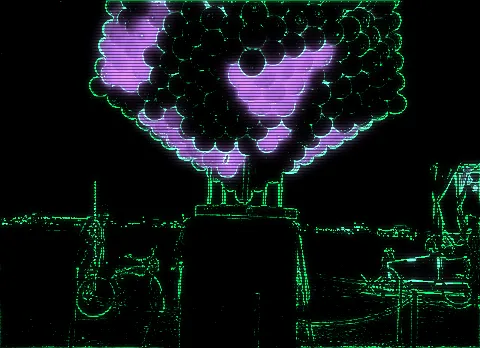
#> input picture app/src/main/assets/art/a2IVI000002WqK52AK.webp, 480 x 348 px
$ python -i prerender_art.py   (imports and definitions only)
#> lines starting #> are read from the running program, lines starting #| are printed output that depends on the picture
#!/usr/bin/env python3
"""Pre-render every BM art thumbnail into the Zodiac phosphor treatment.

Run this **before the event, while there is internet**. It fetches the art feed,
downloads each thumbnail, applies the "D3" treatment (vector edges, purple where
the piece is lit, CRT scanlines) and writes the result into the APK's assets.

Why bake it in rather than style at draw time:

* ``RuntimeShader`` is API 33+ and the passenger Fires are API 28, so a
  real-time effect was never available on the hardware this is for.
* The playa has no reliable internet. An asset in the APK cannot fail to load,
  need a cache, or arrive half-downloaded at the moment someone looks at it.
* The treatment can then cost whatever it likes — this runs once on a laptop,
  not sixty times a second on a tablet.

The trade is that changing the look means re-running this and shipping a new
APK. That is the right way round: the images essentially never change, and the
tablets must work with no network at all.

    python3 tools/prerender_art.py --key $BM_API_KEY --year 2026

Output: ``app/src/main/assets/art/<uid>.webp``, plus ``index.json`` listing what
was rendered and what was skipped, so a missing image is explainable later.
"""

from __future__ import annotations

import argparse
import json
import os
import sys
import urllib.request

import numpy as np
from PIL import Image, ImageFilter

GREEN = np.array([0x00, 0xFF, 0x66], float)
PURPLE = np.array([0xC7, 0x7D, 0xFF], float)
DIM = np.array([0x2C, 0x8A, 0x4A], float)

OUT_W, OUT_H = 480, 348

# WebP, not PNG. The treatment is glow gradients over black, which PNG stores
# badly — 179 KB a piece, ~61 MB for the feed. WebP q80 holds the thin bright
# lines essentially indistinguishably at a third of that (measured against
# lossless side by side before choosing).
WEBP_QUALITY = 80

# A scanned line drawing is near-white and has no colour at all. This is the one
# document shape that separates cleanly from photographs — measured across the
# 2026 feed, everything else (spec sheets, renders) overlaps real photos on both
# luma and saturation, so no wider rule is honest. Selfies and crowds are
# deliberately NOT filtered: the treatment renders people as hollow wireframe
# figures, which is exactly how the DRIVER HUD draws them.
CAD_MEDIAN_LUMA = 0.97
CAD_SATURATION = 0.02


# [17 lines left out: functions fetch_json, cover, stats, not called in this run]


def normalised_luma(im: Image.Image) -> np.ndarray:
    a = np.asarray(im, float) / 255.0
    y = 0.2126 * a[..., 0] + 0.7152 * a[..., 1] + 0.0722 * a[..., 2]
    # A bright-background shot has to become glow-on-black: the cockpit is
    # black, and a white slab breaks the aesthetic instantly.
    if np.median(y) > 0.5:
        y = 1.0 - y
    lo, hi = np.percentile(y, 2), np.percentile(y, 98)
    return np.clip((y - lo) / max(hi - lo, 1e-6), 0, 1)


def treat(im: Image.Image) -> Image.Image:
    """D3: green vector edges, purple where the piece is actually lit, scanlines."""
    y = normalised_luma(im)
    smoothed = Image.fromarray((y * 255).astype(np.uint8)).filter(ImageFilter.SMOOTH_MORE)
    edges = np.clip((np.asarray(smoothed.filter(ImageFilter.FIND_EDGES), float) / 255.0 - 0.08) * 5.0, 0, 1)

    # Purple tracks the artwork's own light. Purple means "live value" everywhere
    # else in the cockpit, so letting the piece's glow drive it keeps the colour
    # meaningful rather than decorative.
    lit = np.clip((y - 0.72) * 3.2, 0, 1)
    lit_glow = np.asarray(
        Image.fromarray((lit * 255).astype(np.uint8)).filter(ImageFilter.GaussianBlur(6)), float
    ) / 255.0
    edge_glow = np.asarray(
        Image.fromarray((edges * 255).astype(np.uint8)).filter(ImageFilter.GaussianBlur(3)), float
    ) / 255.0

    out = (
        GREEN * edges[..., None]
        + DIM * edge_glow[..., None] * 0.9
        + PURPLE * lit_glow[..., None] * 0.85
        + PURPLE * lit[..., None] * 0.55
    )
    rows = np.ones(out.shape[0])
    rows[::3] = 0.45
    out = out * rows[:, None, None]
    return Image.fromarray(np.clip(out, 0, 255).astype(np.uint8))


# [58 lines left out: function main, not called in this run]


# [2 lines not run here, left out]

>>> import cv2
>>> picture = cv2.imread('../app/src/main/assets/art/a2IVI000002WqK52AK.webp', cv2.IMREAD_GRAYSCALE)
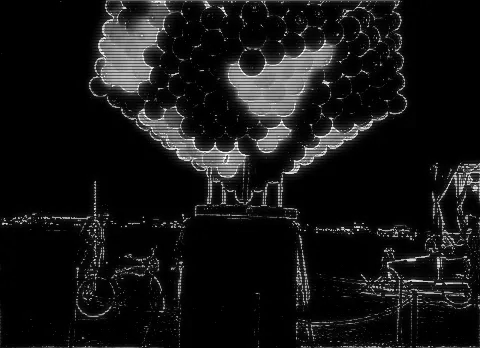
#> picture: shape (348, 480); min 0, max 251, mean 20.5
>>> result = treat(picture)
#> in normalised_luma, `y = 0.2126 * a[..., 0] + 0.7152 * a[..., 1] + 0.0722 * a[..., 2]`: y = 348 values, max 0.201 at index 219, min 0 at index 0, mean 0.01
#> in normalised_luma, `lo, hi = np.percentile(y, 2), np.percentile(y, 98)`: lo = 0; hi = 0.0777
#> in treat, `y = normalised_luma(im)`: y = 348 values, max 1 at index 219, min 0 at index 0, mean 0.117
#> in treat, `edges = np.clip((np.asarray(smoothed.filter(ImageFilter.FIND_EDGES), f..`: edges = 348 values, max 1 at index 53, min 0 at index 0, mean 0.172
#> in treat, `lit = np.clip((y - 0.72) * 3.2, 0, 1)`: lit = 348 values, max 0.896 at index 219, min 0 at index 0, mean 0.0369
#> in treat, `lit_glow = np.asarray( Image.fromarray((lit * 255).astype(np.uint8)).f..`: lit_glow = 348 values, max 0.267 at index 334, min 0 at index 0, mean 0.0378
#> in treat, `edge_glow = np.asarray( Image.fromarray((edges * 255).astype(np.uint8)..`: edge_glow = 348 values, max 1 at index 316, min 0 at index 0, mean 0.172
#> in treat, `out = ( GREEN * edges[..., None] + DIM * edge_glow[..., None] * 0.9 + ..`:
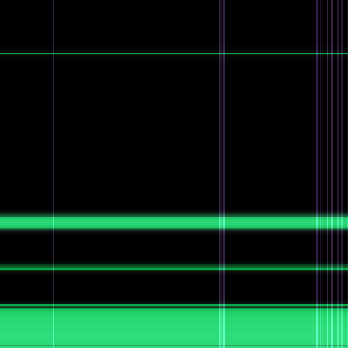
#> out: shape (348, 348, 3) float64; mean of channels 0, 1, 2 17.2, 71.8, 42.4; drawn with min black and max white
#> in treat, `out = out * rows[:, None, None]`:
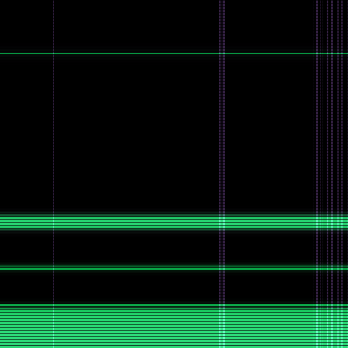
#> out: shape (348, 348, 3) float64; mean of channels 0, 1, 2 14.1, 59.5, 35; drawn with min black and max white
#> in treat, `return Image.fromarray(np.clip(out, 0, 255).astype(np.uint8))`:
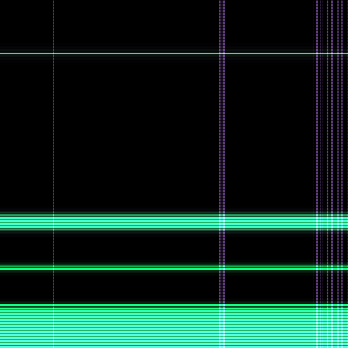
#> returned value: PIL image 348x348 RGB; mean R, G, B 13.9, 44.6, 34.5

$ run again, on app/src/main/assets/art/a2IVI000002YqW52AK.webp
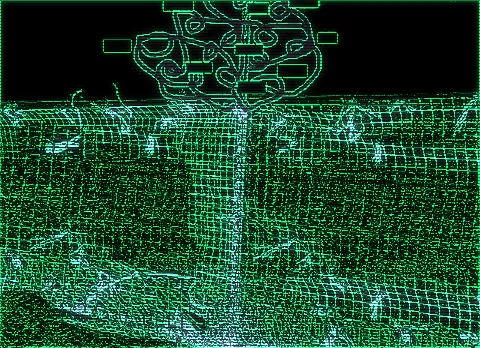
#> input picture app/src/main/assets/art/a2IVI000002YqW52AK.webp, 480 x 348 px
#> `picture = cv2.imread('../app/src/main/assets/art/a2IVI000002WqK52AK.we..`:
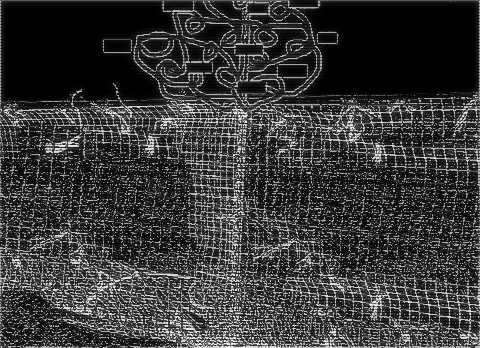
#> picture: shape (348, 480); min 0, max 243, mean 57.3
#> in normalised_luma, `y = 0.2126 * a[..., 0] + 0.7152 * a[..., 1] + 0.0722 * a[..., 2]`: y = 348 values, max 0.842 at index 278, min 0.056 at index 243, mean 0.303
#> lo = 0.117; hi = 0.677
#> in treat, `y = normalised_luma(im)`: y = 348 values, max 1 at index 109, min 0 at index 147, mean 0.331
#> edges = 348 values, max 1 at index 0, min 0 at index 6, mean 0.668
#> lit = 348 values, max 0.896 at index 109, min 0 at index 0, mean 0.0847
#> lit_glow = 348 values, max 0.243 at index 250, min 0 at index 0, mean 0.084
#> edge_glow = 348 values, max 0.984 at index 278, min 0.333 at index 174, mean 0.667
#> in treat, `return Image.fromarray(np.clip(out, 0, 255).astype(np.uint8))`:
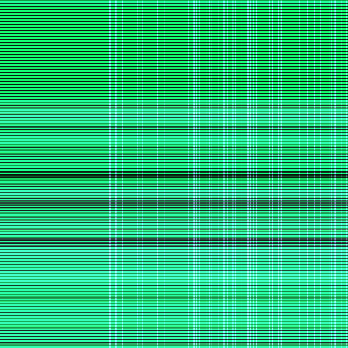
#> returned value: PIL image 348x348 RGB; mean R, G, B 40.3, 187.9, 120.2

$ run again, on app/src/main/assets/art/a2IVI000002a6SL2AY.webp
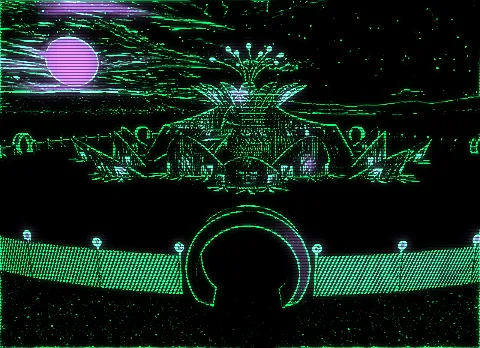
#> input picture app/src/main/assets/art/a2IVI000002a6SL2AY.webp, 480 x 348 px
#> `picture = cv2.imread('../app/src/main/assets/art/a2IVI000002WqK52AK.we..`:
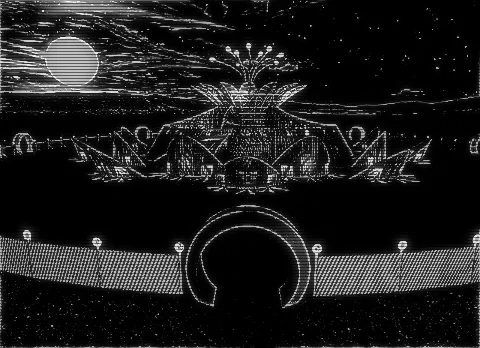
#> picture: shape (348, 480); min 0, max 247, mean 29
#> in normalised_luma, `y = 0.2126 * a[..., 0] + 0.7152 * a[..., 1] + 0.0722 * a[..., 2]`: y = 348 values, max 0.86 at index 58, min 0 at index 168, mean 0.21
#> lo = 0; hi = 0.725
#> in treat, `y = normalised_luma(im)`: y = 348 values, max 1 at index 49, min 0 at index 168, mean 0.288
#> edges = 348 values, max 1 at index 0, min 0 at index 113, mean 0.577
#> lit = 348 values, max 0.896 at index 49, min 0 at index 0, mean 0.0592
#> lit_glow = 348 values, max 0.31 at index 59, min 0 at index 115, mean 0.0582
#> edge_glow = 348 values, max 1 at index 58, min 0 at index 126, mean 0.577
#> in treat, `return Image.fromarray(np.clip(out, 0, 255).astype(np.uint8))`:
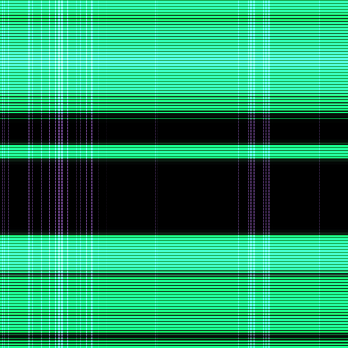
#> returned value: PIL image 348x348 RGB; mean R, G, B 31.6, 145, 97.3
